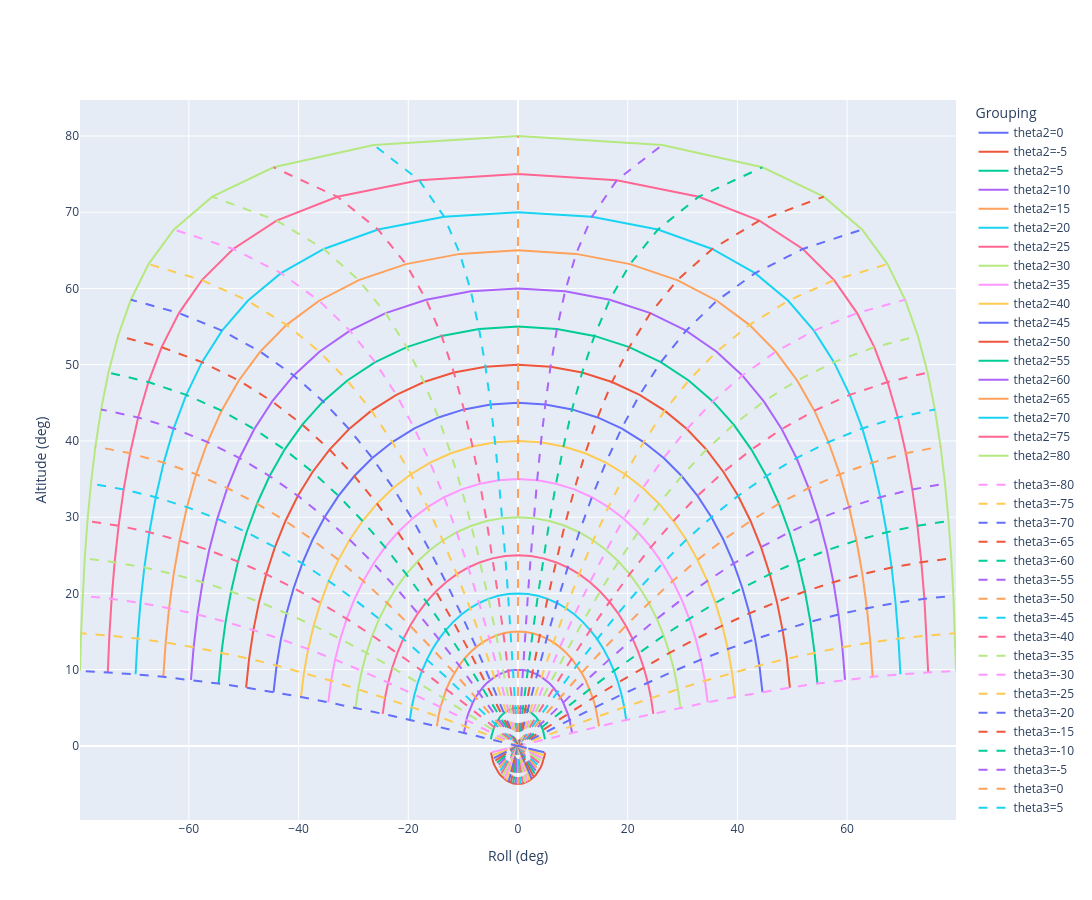

Notebook cell for this chart:
### Markdown cell above
# Theta2 and Theta3 isobars in the Altitude/Roll  space

### Code cell
fig = go.Figure()

# --- SOLID LINES: grouped by alt ---
for val in d["f_theta2"].unique():
    df_sub = d[d["f_theta2"] == val]
    fig.add_trace(
        go.Scatter(x=df_sub["f_roll"], y=df_sub["f_alt"], name=f"theta2={val}",
            mode="lines", line=dict(dash="solid"), legendgroup="alt", showlegend=True)
    )

# --- DASHED LINES: grouped by roll ---
for val in d["f_theta3"].unique():
    df_sub = d[d["f_theta3"] == val]
    fig.add_trace(
        go.Scatter(x=df_sub["f_roll"], y=df_sub["f_alt"], name=f"theta3={val}",
            mode="lines", line=dict(dash="dash"), legendgroup="roll", showlegend=True)
    )

fig.update_layout(
    height=900, width=1400, xaxis_title="Roll (deg)", yaxis_title="Altitude (deg)", legend_title_text="Grouping"
)

fig.show()
